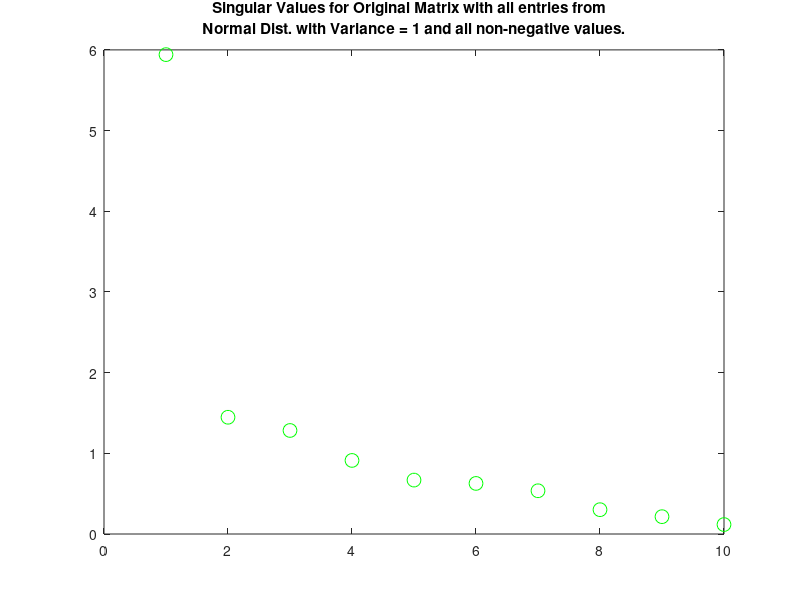
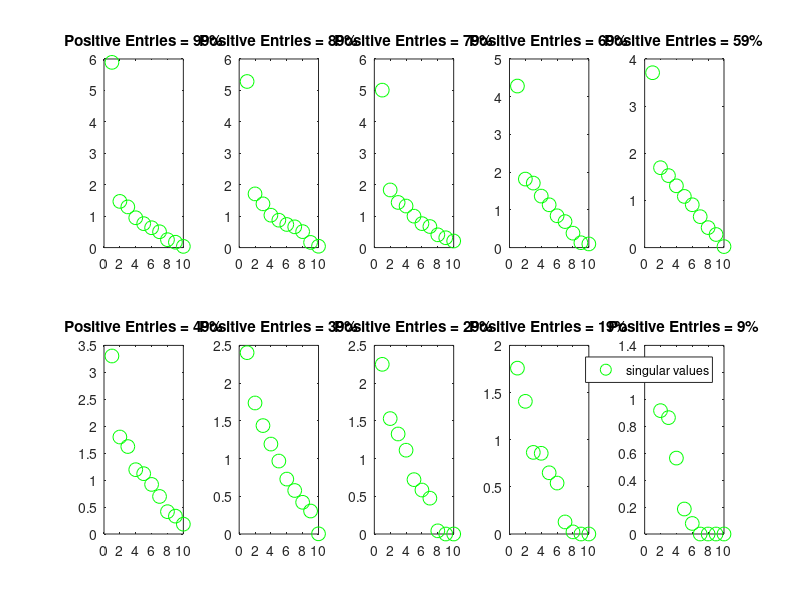

MATLAB code for these plots, in order:
close all;
rng(0);
figure(1);
A = rand(10,10);
A = A - 1.1*min(min(A));
s = svds(A,10);
plot(1:10,s, 'go','MarkerSize',10);
title(["Singular Values for Original Matrix with all entries from";
    "Normal Dist. with Variance = 1 and all non-negative values."]);
figure(2);
i=1;
for t = 1:+10:100
    subplot(2,5,i);    
    ind = randsample(1:100,t);
    A2 = A;
    A2(ind) = 0;
    s = svds(A2,10);
    plot(1:10,s, 'go','MarkerSize',10);
    title(['Positive Entries = ',num2str(100-t),'%']);
    i=i+1;
end
legend("singular values");